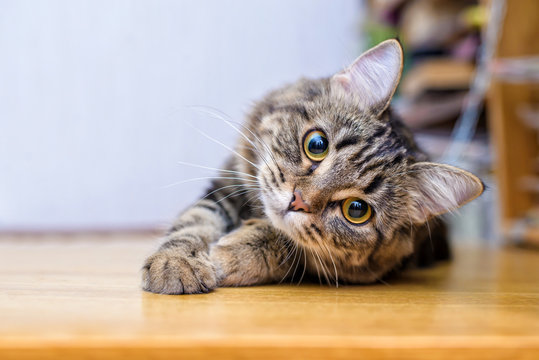
#> input picture Image_Features & Image_Alignment/original.jpg, 539 x 360 px, found by its file name
$ python 'Image Features and Image Alignment.py'
#> lines starting #> are read from the running program, lines starting #| are printed output that depends on the picture; after the words box and inside, x2 and y2 are one past the last pixel; in counts of white or black regions, pixels touching at a corner belong together
import cv2
import numpy as np

# Load image
img = cv2.imread(r"C:\Users\DELL\Desktop\github_cv\Image_Features & Image_Alignment\original.jpg", cv2.IMREAD_COLOR)
#> img is the input picture: shape (360, 539, 3); mean B, G, R 153.9, 166.9, 183.6
gray = cv2.cvtColor(img, cv2.COLOR_BGR2GRAY)

# 1. Fourier Transform
dft = cv2.dft(np.float32(gray), flags=cv2.DFT_COMPLEX_OUTPUT)
dft_shift = np.fft.fftshift(dft)
magnitude_spectrum = 20 * np.log(cv2.magnitude(dft_shift[:, :, 0], dft_shift[:, :, 1]))
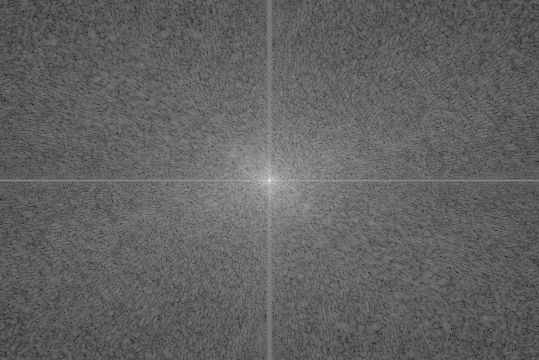
#> magnitude_spectrum: shape (360, 539) float32; min 37.19, max 346.3, mean 156.3; drawn with min black and max white

cv2.imshow("Fourier Magnitude Spectrum", np.uint8(magnitude_spectrum /
np.max(magnitude_spectrum) * 255))

# 2. Hough Transform for line detection
edges = cv2.Canny(gray, 50, 150)
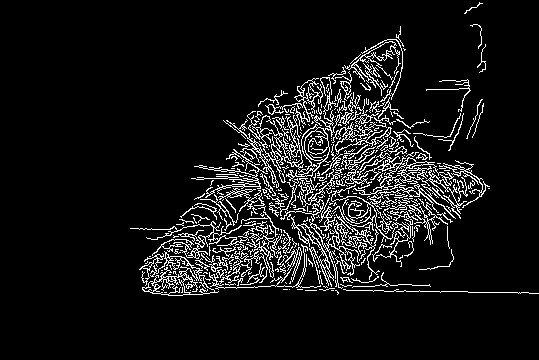
#> edges: shape (360, 539); 8.4% white in thin lines or dots, all inside (x1, y1, x2, y2) = (130, 2, 539, 296)


lines = cv2.HoughLines(edges, 1, np.pi / 180, 120)
#> lines = 186 rows, first 8: [313, 0.785], [303, 0.785], [283, 1.59], [310, 0.785], [308, 0.785], [342, 0.785], [301, 0.785], [305, 0.785]

hough_img = img.copy()
if lines is not None:
    for rho, theta in lines[:, 0]:
        a = np.cos(theta)
        b = np.sin(theta)
        x0 = a * rho
        y0 = b * rho
        x1 = int(x0 + 1000 * (-b))
        y1 = int(y0 + 1000 * (a))
        x2 = int(x0 - 1000 * (-b))
        y2 = int(y0 - 1000 * (a))
        cv2.line(hough_img, (x1, y1), (x2, y2), (0, 255, 0), 2)
#> this loop made 186 passes
#> (rho, theta, a, b, x0, y0, x1, y1) on passes 1 to 3: (313, 0.785, 0.707, 0.707, 221.3, 221.3, -485, 928), (303, 0.785, 0.707, 0.707, 214.3, 214.3, -492, 921), (283, 1.59, -0.0175, 1, -4.94, 283, -1004, 265)
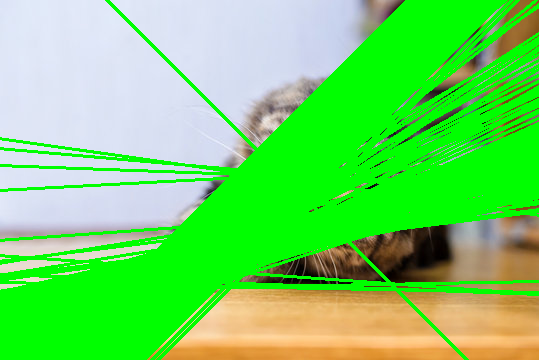
#> hough_img: shape (360, 539, 3); mean B, G, R 99.6, 216.2, 113.1

cv2.imshow("Hough Line Detection", hough_img)

# 3. ORB Feature Detection
orb = cv2.ORB_create()
kp1, des1 = orb.detectAndCompute(gray, None)
#> kp1 = 500 keypoints; strongest (x, y, size): (315, 135, 64.3), (316, 134, 77.1), (290, 207, 53.6), (319, 161, 37.2)
img_orb = cv2.drawKeypoints(img, kp1, None, color=(0, 255, 0), flags=0)
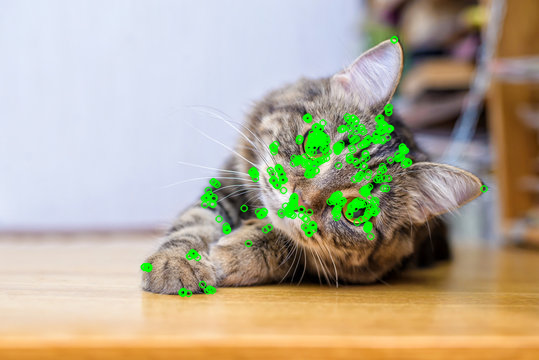
#> img_orb: shape (360, 539, 3); mean B, G, R 150.9, 171.5, 180

cv2.imshow("ORB Features", img_orb)

# 4. Feature Matching and Alignment (using same image for demo)
kp2, des2 = orb.detectAndCompute(gray, None)
#> kp2 has the same summary as kp1
bf = cv2.BFMatcher(cv2.NORM_HAMMING, crossCheck=True)
matches = bf.match(des1, des2)
#> matches = 500 matches
matches = sorted(matches, key=lambda x: x.distance)
match_img = cv2.drawMatches(img, kp1, img, kp2, matches[:10], None, flags=2)
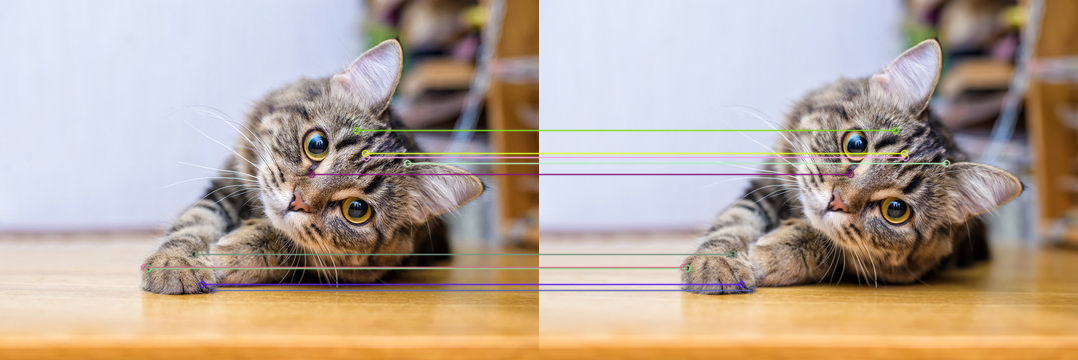
#> match_img: shape (360, 1078, 3); mean B, G, R 154, 167, 183.5

cv2.imshow("Feature Matching", match_img)

# 5. Simple Cloning based on ROI and matched location
clone = img.copy()
src_region = img[50:150, 50:150]
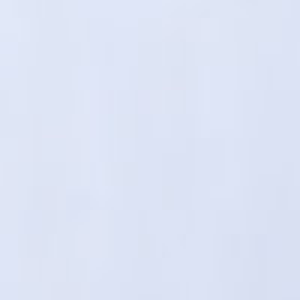
#> src_region: shape (100, 100, 3) (shown 3 times larger); mean B, G, R 244.9, 227.7, 220.8
clone[200:300, 200:300] = src_region
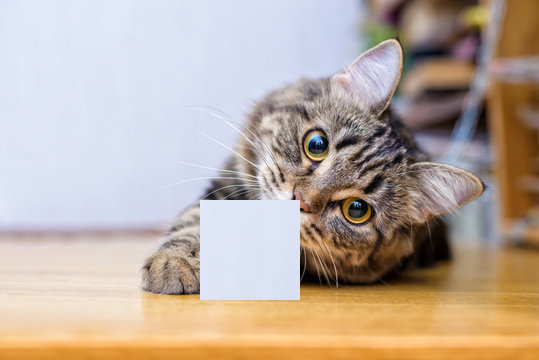
#> clone: shape (360, 539, 3); 5.15% of pixels changed, all inside (x1, y1, x2, y2) = (200, 200, 300, 300)
cv2.imshow("Image Cloning", clone)

cv2.waitKey(0)
cv2.destroyAllWindows()
